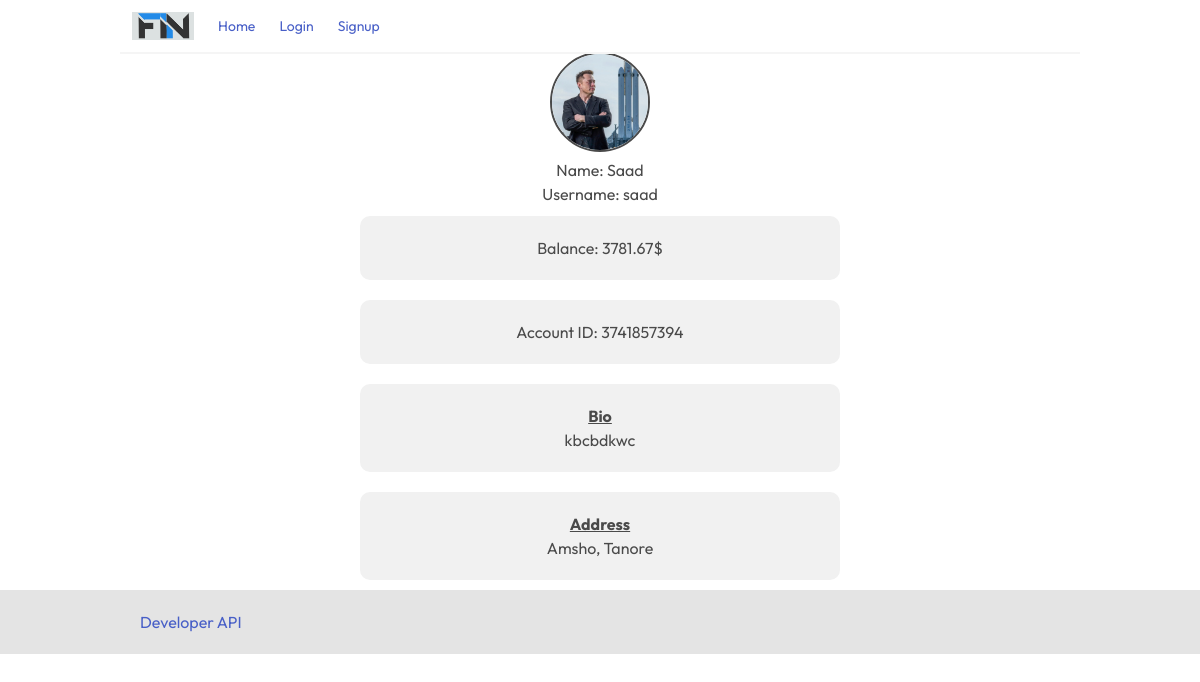
Before: /profile/saad/ with the older database file.
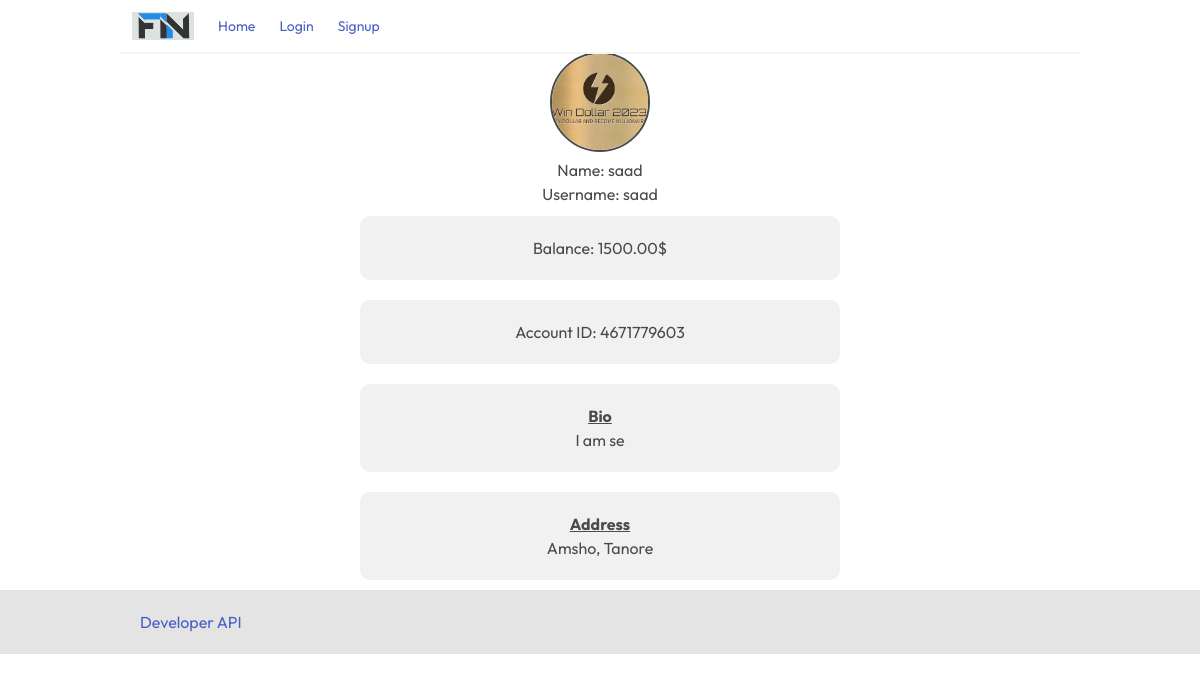
After: the same page with the newer database file.
### base/models.py (models this page shows, shortened)
class Profile(models.Model):
    user = models.OneToOneField(User, on_delete=models.CASCADE)
    address = models.CharField(max_length=200)
    bio = models.TextField(null=True)
    def get_username(self):
        return self.user.username
    def get_name(self):
        return self.user.name
    def get_avater(self):
        return self.user.avater.url
    def get_account_id(self):
        account = BankAccount.objects.get(user=self.user)
        account_id = account.account_id
        return account_id
    def get_balance(self):
        account = BankAccount.objects.get(user=self.user)
        balance = account.balance
        return balance

class User(AbstractUser):
    name = models.CharField(max_length=200, null=True)
    username = models.CharField(unique=True, max_length=10)
    email = models.EmailField(unique=True, null=True)
    avater = models.ImageField()
    USERNAME_FIELD = 'username'
    REQUIRED_FIELDS = ['email']

class BankAccount(models.Model):
    user = models.OneToOneField(User, on_delete=models.CASCADE)
    account_id = models.CharField(max_length=20, unique=True)
    balance = models.FloatField()

### base/views.py (the view)
# urls.py: path('profile/<str:username>/', views.get_profile),
def profile(request, username):
    user = User.objects.get(username=username)
    try:
        previous_bank_account = BankAccount.objects.get(user=user)
    except:
        previous_bank_account = ''
        messages.info(
            request, 'Hello Mr. {}, you have no bank account.'.format(username))
        return render(request, 'profile.html')
    try:
        user = User.objects.get(username=username)
    except:
        user = ''
        messages.info(request, 'No User Details Show')
    try:
        profile = Profile.objects.get(user=user)
    except:
        profile = ''
        messages.info(request, 'No Profile Details Show')
    data = get_transaction(request)
    count = data['count']
    ledgers = Ledger.objects.all()
    ledger_count = ledgers.count()
    context = {'previous_bank_account': previous_bank_account,
               'user': user, 'profile': profile, 'username': username,
               'count': count, 'ledger_count': ledger_count}
    return render(request, 'profile.html', context)

### base/utils.py (called while the page is built)
def get_transaction(request):
    transactions = Ledger.objects.filter(
        sender=request.user.username) or Ledger.objects.filter(receiver=request.user.username)
    count = transactions.count()
    no_tran = ''
    if not transactions:
        no_tran = 'No transaction'
    return {'transactions': transactions, 'count': count, 'no_tran': no_tran}

### templates/profile.html (shortened to what this page needs)
{% extends 'base.html' %}
{% load static %}
{% block content %}
<main>
    <div class="profile">
        {% if profile.user.username == username %}
        <div class="profile-detail">
            <div class="profile-image">
                {% if profile.get_avater %}
                <img src="{{ profile.get_avater }}" alt="">
                {% else %}
                <img src="{% static 'images/user.png' %}" alt="">
                {% endif %}
            </div>
            <div class="profile-name">
                Name: {{ profile.get_name }}
            </div>
            <div class="profile-username">
                Username: {{ profile.get_username }}
            </div>
            <div class="profile-balance">
                Balance: {{ profile.get_balance|floatformat:2 }}$
            </div>
            <div class="profile-id">
                Account ID: {{ profile.get_account_id }}
            </div>
            <div class="profile-bio">
                <b>Bio</b> <br>{{ profile.bio }}
            </div>
            <div class="profile-address">
                <b>Address</b> <br>{{ profile.address }}
            </div>
            {% else %}
            <p>Add profile detail <a href="{% url 'add-profile' %}">here</a></p>
        </div>
        {% endif %}
    </div>
</main>
{% endblock content %}

### templates/base.html (shortened to what this page needs)
{% load static %}
<!DOCTYPE html>
<html lang="en">
<head>
    <link rel="stylesheet" href="{% static 'css/bulma.min.css' %}">
    <link rel="stylesheet" href="{% static 'css/style.css' %}">
</head>
<body>
    <header>
        <nav class="navbar has-shadow">
            <div class="navbar-brand">
                <a class="navbar-item" href="{% url 'home' %}">
                    <img src="{% static 'images/Fin.png' %}" alt="Digital Bank">
                </a>
            </div>
            <div class="navbar-menu">
                <div class="navbar-start">
                    <div class="navbar-item">
                        <small><a href="{% url 'home' %}">Home</a></small>
                    </div>
                    {% if request.user.is_authenticated %}
                    <div class="navbar-item transaction">
                        <small><a href="{% url 'transaction' %}">Transaction</a></small>
                        <span id="notification-count">{{ count }}</span>
                    </div>
                    <div class="navbar-item">
                        <small><a href="{% url 'ledger' %}">Ledger</a></small>
                        <span id="notification-count">{{ ledger_count }}</span>
                    </div>
                    <div class="navbar-item">
                        <small><a href="{% url 'transfer' %}">Transfer</a></small>
                    </div>
                    <div class="navbar-item">
                        <small><a href="{% url 'balance' request.user.username %}">Balance</a></small>
                    </div>
                    <div class="navbar-item">
                        <small><a href="{% url 'friends' %}">Friends</a></small>
                    </div>
                    {% else %}
                    <div class="navbar-item">
                        <small><a href="{% url 'login' %}">Login</a></small>
                    </div>
                    <div class="navbar-item">
                        <small><a href="{% url 'signup' %}">Signup</a></small>
                    </div>
                    {% endif %}
                </div>
            </div>
        </nav>
    </header>
    {% block content %}
    {% endblock content %}
    <footer>
        <ul>
            <li><a href="{% url 'developer' %}">Developer API</a></li>
        </ul>
    </footer>
</body>
</html>

### static/css/style.css (style rules this page uses)
body { padding: 0; margin: 0; font-family: "Outfit", sans-serif; }
.navbar { margin: 0 10%; }
footer { background-color: #e4e4e4; width: 100%; }
footer ul { margin: 0 10%; padding: 20px; }
.profile { margin: 0 10%; }
.profile-detail { display: flex; flex-direction: column; justify-items: center; align-items: center; }
.profile-image img { height: 100px; width: 100px; border-radius: 50%; border: 2px solid; object-fit: cover; }
.profile-balance, .profile-id, .profile-bio, .profile-address { margin: 10px; padding: 20px; background-color: #f1f1f1; width: 50%; border-radius: 10px; text-align: center; }
.profile-bio b, .profile-address b { text-decoration: underline; margin-bottom: 3px; }

Changed rows visible on the page:
changed Profile "Amsho, Tanore": get_avater: a different picture; get_name "Saad" → "saad"; get_balance "3781.67" → "1500.00"; get_account_id "3741857394" → "4671779603"; bio "kbcbdkwc" → "I am se"
